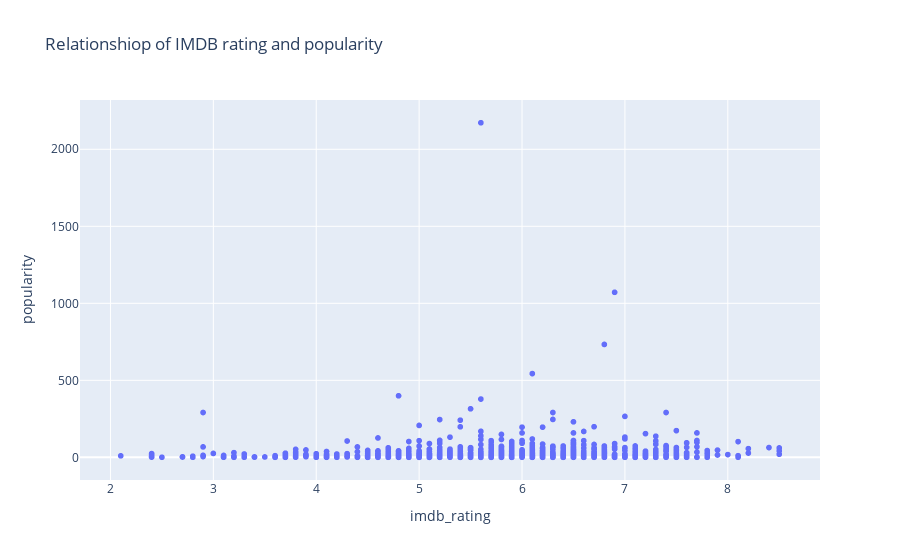

The code cell stored with this chart in its notebook:
### Code cell
viz.img4(merged_df)

### Figure 1 — Plotly figure (JSON) as saved in the notebook; plotly's stock layout.template omitted (floating-point values rounded to 4 significant figures; data arrays with more than 128 entries replaced by an {"elided": "..."} marker saying what was removed)
{"data": [{"customdata": {"elided": "1555x1 str values"}, "hovertemplate": "imdb_rating=%{x}<br>popularity=%{y}<br>title=%{customdata[0]}<extra></extra>", "legendgroup": "", "marker": {"color": "#636efa", "symbol": "circle"}, "mode": "markers", "name": "", "showlegend": false, "type": "scattergl", "x": {"elided": "1555 float values"}, "xaxis": "x", "y": {"elided": "1555 float values"}, "yaxis": "y"}], "layout": {"legend": {"tracegroupgap": 0}, "title": {"text": "Relationshiop of IMDB rating and popularity"}, "xaxis": {"anchor": "y", "domain": [0, 1], "title": {"text": "imdb_rating"}}, "yaxis": {"anchor": "x", "domain": [0, 1], "title": {"text": "popularity"}}}}
